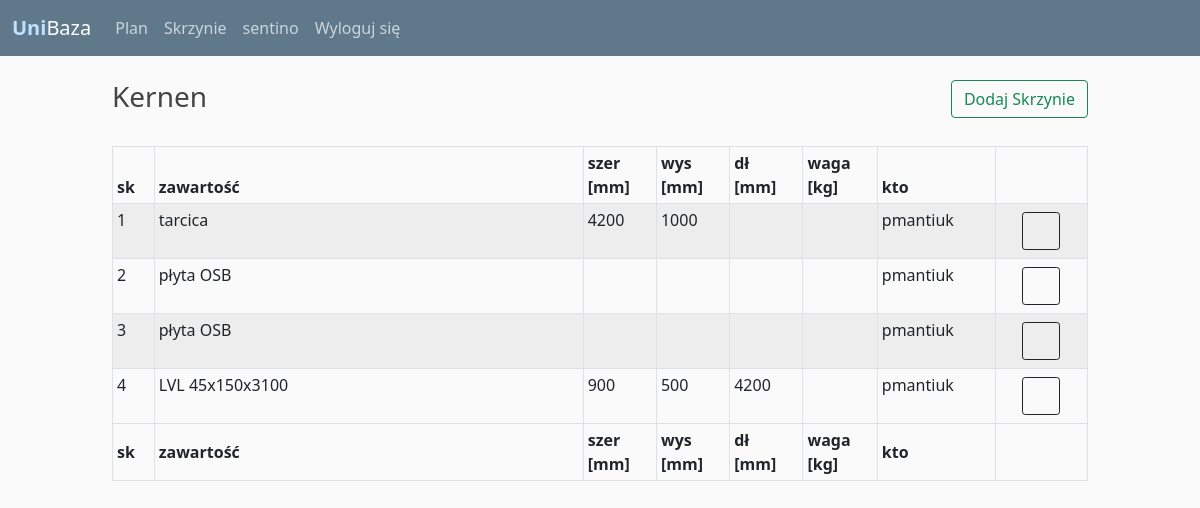
The page /crates_set/Kernen (signed in) on the database as committed earlier.
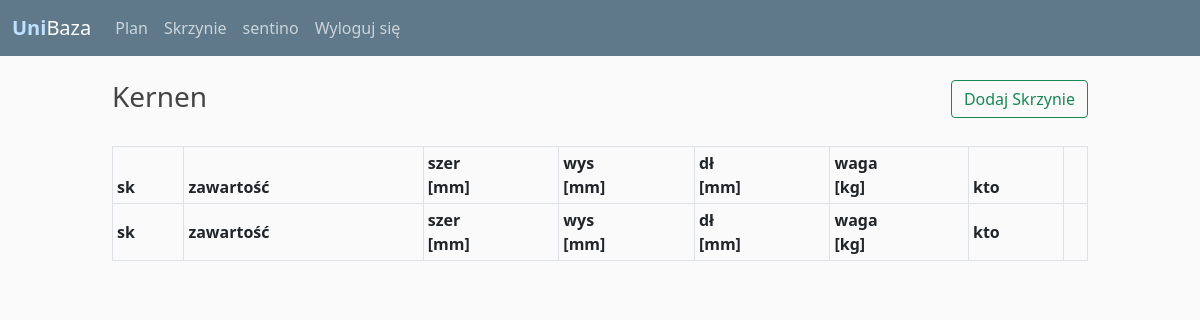
The same page on the database as committed later.
### unibaza/models.py (models this page shows, shortened)
class User(db.Model, UserMixin):
    id = db.Column(db.Integer, primary_key=True)
    username = db.Column(db.String(20), unique=True, nullable=False)
    email = db.Column(db.String(120), unique=True, nullable=False)
    image_file = db.Column(db.String(20), nullable=False, default='default.jpg')
    password = db.Column(db.String(60), nullable=False)
    posts = db.relationship('Post', backref='author', lazy=True)

class Kontrakty(db.Model):
    __tablename__ = 'kontrakty'
    id = db.Column(db.Integer, primary_key=True, autoincrement=True)
    numer = db.Column(db.SmallInteger, unique=True, nullable=True)
    nazwa = db.Column(db.String(30), unique=True, nullable=False)
    kraj = db.Column(db.String(3), unique=False, nullable=False)
    kolor = db.Column(db.String(30), nullable=False)
    skrzynie_ref = db.relationship('Skrzynie', backref='kontrakt')

class Skrzynie(db.Model):
    __tablename__ = 'skrzynie'
    id = db.Column(db.Integer, primary_key=True)
    zawartosc = db.Column(db.Text, nullable=False)
    szer = db.Column(db.Integer, nullable=True, default="")
    wys = db.Column(db.Integer, nullable=True, default="")
    dł = db.Column(db.Integer, nullable=True, default="")
    waga = db.Column(db.Integer, nullable=True, default="")
    autor = db.Column(db.String(25), nullable=False)
    data = db.Column(db.DateTime, nullable=False, default=datetime.now)
    kontrakt_id = db.Column(db.Integer, db.ForeignKey('kontrakty.id'), nullable=True)

### unibaza/routes.py (the view, shortened to what this page needs)
@app.route("/crates_set/<nazwa>", methods=['GET', 'POST'])
@login_required
def crates_set(nazwa):
    form_add = AddCrate()
    kontrakt = Kontrakty.query.filter(Kontrakty.nazwa==nazwa).first().skrzynie_ref
    return render_template('crates_set.html', skrzynie = kontrakt, nazwa=nazwa, form_add=form_add)

### unibaza/models.py (called while the page is built)
@login_manager.user_loader
def load_user(user_id):
    return User.query.get(int(user_id))

### unibaza/templates/crates_set.html (shortened to what this page needs)
{% extends "layout.html" %}
{% block content %}
<h3>{{ nazwa }}
    <button type="button" class="btn btn-outline-success float-end" data-bs-toggle="modal" data-bs-target="#mymodal">Dodaj Skrzynie</button></h3><br>
  <table id="data" class="table table-striped table-bordered table-sm">
    <thead>
      <tr>
            <th scope="col">sk</th>
            <th scope="col">zawartość</th>
            <th scope="col">szer<br>[mm]</th>
            <th scope="col">wys<br>[mm]</th>
            <th scope="col">dł<br>[mm]</th>
            <th scope="col">waga<br>[kg]</th>
            <th scope="col">kto</th>
            <th scope="col"></th>
          </tr>
        </thead>
      <tbody>
      {% for skrzynia in skrzynie %}
            <tr>
                <td style="width:2%">{{ loop.index }}</td>
                <td style="width:25%">{{ skrzynia.zawartosc }}</td>
                <td style="width:3%">{{ skrzynia.szer }}</td>
                <td style="width:3%">{{ skrzynia.wys }}</td>
                <td style="width:3%">{{ skrzynia.dł }}</td>
                <td style="width:3%">{{ skrzynia.waga }}</td>
                <td style="width:5%">{{ skrzynia.autor }}</td>
                <td style="width:5%" class="text-center">
                  <a href="#" class="btn btn-outline-dark btn-sm m-1" style="width:38px; height:38px;" data-bs-toggle="modal" data-bs-target="#modaledit{{skrzynia.id}}">
                </td>
            </tr>
  {% endfor %}
</tbody>
      <tfoot>
        <tr>
          <th scope="col">sk</th>
          <th scope="col">zawartość</th>
          <th scope="col">szer<br>[mm]</th>
          <th scope="col">wys<br>[mm]</th>
          <th scope="col">dł<br>[mm]</th>
          <th scope="col">waga<br>[kg]</th>
          <th scope="col">kto</th>
          <th scope="col"></th>
        </tr>
      </tfoot>
     </table>
  {% endblock content%}

### unibaza/templates/layout.html (shortened to what this page needs)
<!DOCTYPE html>
<html>
<head>
    <link href="https://cdn.jsdelivr.net/npm/bootstrap@5.0.1/dist/css/bootstrap.min.css" rel="stylesheet">
    <link rel="stylesheet" type="text/css" href="https://cdn.datatables.net/1.10.25/css/dataTables.bootstrap5.css">
    <link href="//netdna.bootstrapcdn.com/font-awesome/3.2.1/css/font-awesome.css" rel="stylesheet">
    <link rel="stylesheet" type="text/css" href="{{ url_for('static', filename='main.css') }}">
    <link rel="stylesheet" type="text/css" href="static/fontello/css/fontello.css">
</head>
<body>
  <header class="site-header">
    <nav class="navbar navbar-expand-md navbar-dark bg-steel fixed-top">
      <div class="container-fluid">
        <a class="navbar-brand mr-4" href="{{url_for('plan')}}"> <span style="color: rgb(190, 225, 255); font-weight: bold;">Uni</span>Baza</a>
        <div class="collapse navbar-collapse" id="navbarToggle">
          <div class="navbar-nav mr-auto">
            <a class="nav-item nav-link" href="{{url_for('plan')}}"> Plan</a>
            <a class="nav-item nav-link" href="{{url_for('contracts_set')}}"> Skrzynie</a>
          </div>
          <div class="navbar-nav">
            {% if current_user.is_authenticated %}
            <a class="nav-item nav-link" href="{{ url_for('account') }}">{{ current_user.username }}</a>
            <a class="nav-item nav-link" href="{{ url_for('wyloguj') }}">Wyloguj się</a>
            {% else %}
            <a class="nav-item nav-link" href="{{ url_for('login') }}">Zaloguj się</a>
            {% endif %}
          </div>
        </div>
      </div>
    </nav>
  </header>
    <main role="main" class="container-fluid">
      <div class="row">
         <div class="col-sm-0 col-md-1">
         </div>
        <div class="col-sm-12 col-md-10">
          {% block content %}{% endblock %}
        </div>
        <div class="col-sm-0 col-md-1">
        </div>
      </div>
   </main>
</body>
</html>

### unibaza/static/main.css (style rules this page uses)
body { background: #fafafa; color: #333333; margin-top: 5rem; box-sizing: border-box; }
h1, h2, h3, h4, h5, h6 { color: #444444; }
.bg-steel { background-color: #5f788a; }
.site-header .navbar-nav .nav-link { color: #cbd5db; }
a { display: block; color:#333333; text-decoration: none; }

Rows that differ between the two databases and show on the page:
removed Skrzynie: zawartosc "tarcica", szer "4200", wys "1000", autor "pmantiuk"
removed Skrzynie: zawartosc "płyta OSB", autor "pmantiuk"
removed Skrzynie: zawartosc "płyta OSB", autor "pmantiuk"
removed Skrzynie: zawartosc "LVL 45x150x3100", szer "900", wys "500", dł "4200", autor "pmantiuk"
